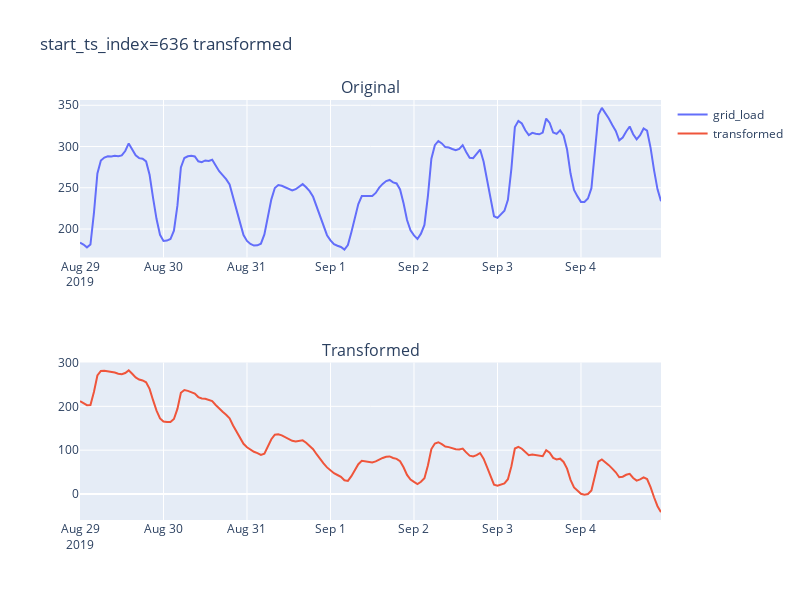

Notebook source saved alongside this figure:
### Code cell
fig = make_subplots(rows=2, cols=1, subplot_titles=("Original", "Transformed"))
fig.add_trace(go.Line(x=data[start_ts_index].index, y=data[start_ts_index]["grid1-load"], name="grid_load"), row=1, col=1)
fig.add_trace(go.Line(x=data[start_ts_index].index, y=init_new_ts, name="transformed"), row=2, col=1)
fig.update_layout(height=600, width=800, title_text=f"{start_ts_index=} transformed")
fig.show()

### Figure 1 — Plotly figure (JSON) as saved in the notebook; plotly's stock layout.template omitted (floating-point values rounded to 4 significant figures; data arrays with more than 128 entries replaced by an {"elided": "..."} marker saying what was removed)
{"data": [{"name": "grid_load", "type": "scatter", "x": {"elided": "168 str values"}, "xaxis": "x", "y": {"elided": "168 float values"}, "yaxis": "y"}, {"name": "transformed", "type": "scatter", "x": {"elided": "168 str values"}, "xaxis": "x2", "y": {"elided": "168 float values"}, "yaxis": "y2"}], "layout": {"annotations": [{"font": {"size": 16}, "showarrow": false, "text": "Original", "x": 0.5, "xanchor": "center", "xref": "paper", "y": 1, "yanchor": "bottom", "yref": "paper"}, {"font": {"size": 16}, "showarrow": false, "text": "Transformed", "x": 0.5, "xanchor": "center", "xref": "paper", "y": 0.375, "yanchor": "bottom", "yref": "paper"}], "height": 600, "title": {"text": "start_ts_index=636 transformed"}, "width": 800, "xaxis": {"anchor": "y", "domain": [0, 1]}, "xaxis2": {"anchor": "y2", "domain": [0, 1]}, "yaxis": {"anchor": "x", "domain": [0.625, 1]}, "yaxis2": {"anchor": "x2", "domain": [0, 0.375]}}}
